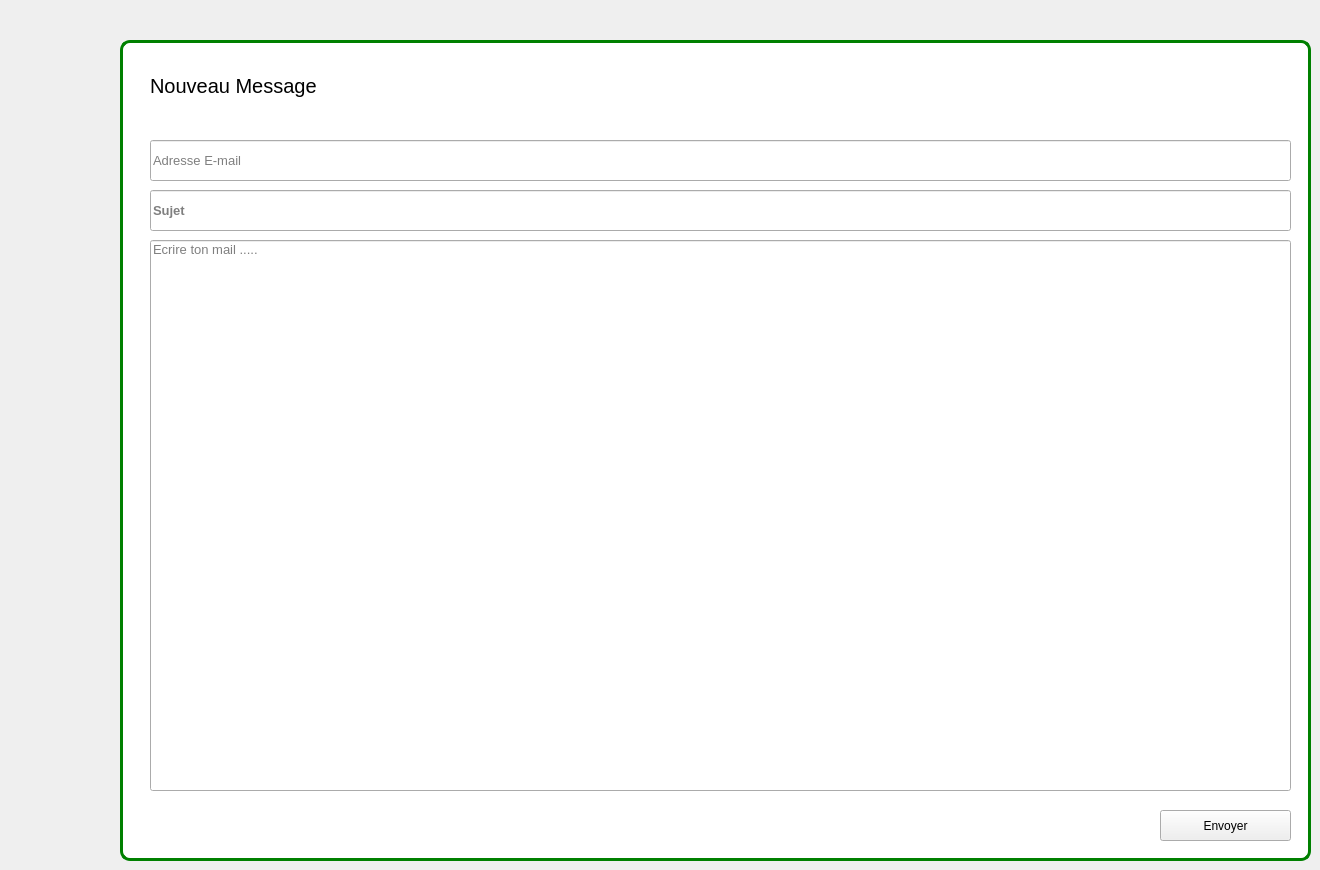
     <widget class="QWidget" name="mailing">
      <attribute name="title">
       <string>Mailing </string>
      </attribute>
      <widget class="QGroupBox" name="groupBox_4">
       <property name="geometry">
        <rect>
         <x>120</x>
         <y>40</y>
         <width>1191</width>
         <height>821</height>
        </rect>
       </property>
       <property name="styleSheet">
        <string notr="true">#groupBox_4{
   background-color: white;
   border-radius: 10px ;
   border: 3px solid green ;
}</string>
       </property>
       <property name="title">
        <string/>
       </property>
       <widget class="QLabel" name="label_9">
        <property name="geometry">
         <rect>
          <x>30</x>
          <y>30</y>
          <width>1141</width>
          <height>31</height>
         </rect>
        </property>
        <property name="font">
         <font>
          <pointsize>15</pointsize>
          <weight>50</weight>
          <bold>false</bold>
         </font>
        </property>
        <property name="text">
         <string>Nouveau Message</string>
        </property>
       </widget>
       <widget class="QLineEdit" name="mailSujet">
        <property name="geometry">
         <rect>
          <x>30</x>
          <y>150</y>
          <width>1141</width>
          <height>41</height>
         </rect>
        </property>
        <property name="font">
         <font>
          <pointsize>10</pointsize>
          <weight>75</weight>
          <bold>true</bold>
         </font>
        </property>
        <property name="inputMethodHints">
         <set>Qt::ImhNone</set>
        </property>
        <property name="maxLength">
         <number>1000</number>
        </property>
        <property name="placeholderText">
         <string>Sujet</string>
        </property>
       </widget>
       <widget class="QLineEdit" name="mailBody">
        <property name="geometry">
         <rect>
          <x>30</x>
          <y>200</y>
          <width>1141</width>
          <height>551</height>
         </rect>
        </property>
        <property name="font">
         <font>
          <pointsize>10</pointsize>
         </font>
        </property>
        <property name="alignment">
         <set>Qt::AlignLeading|Qt::AlignLeft|Qt::AlignTop</set>
        </property>
        <property name="placeholderText">
         <string>Ecrire ton mail .....</string>
        </property>
       </widget>
       <widget class="QPushButton" name="pbEnvoiMail">
        <property name="geometry">
         <rect>
          <x>1040</x>
          <y>770</y>
          <width>131</width>
          <height>31</height>
         </rect>
        </property>
        <property name="text">
         <string>Envoyer</string>
        </property>
       </widget>
       <widget class="QLineEdit" name="mailAdresseEmail">
        <property name="geometry">
         <rect>
          <x>30</x>
          <y>100</y>
          <width>1141</width>
          <height>41</height>
         </rect>
        </property>
        <property name="font">
         <font>
          <pointsize>10</pointsize>
          <weight>50</weight>
          <bold>false</bold>
         </font>
        </property>
        <property name="inputMethodHints">
         <set>Qt::ImhNone</set>
        </property>
        <property name="maxLength">
         <number>1000</number>
        </property>
        <property name="placeholderText">
         <string>Adresse E-mail </string>
        </property>
       </widget>
      </widget>
     </widget>
